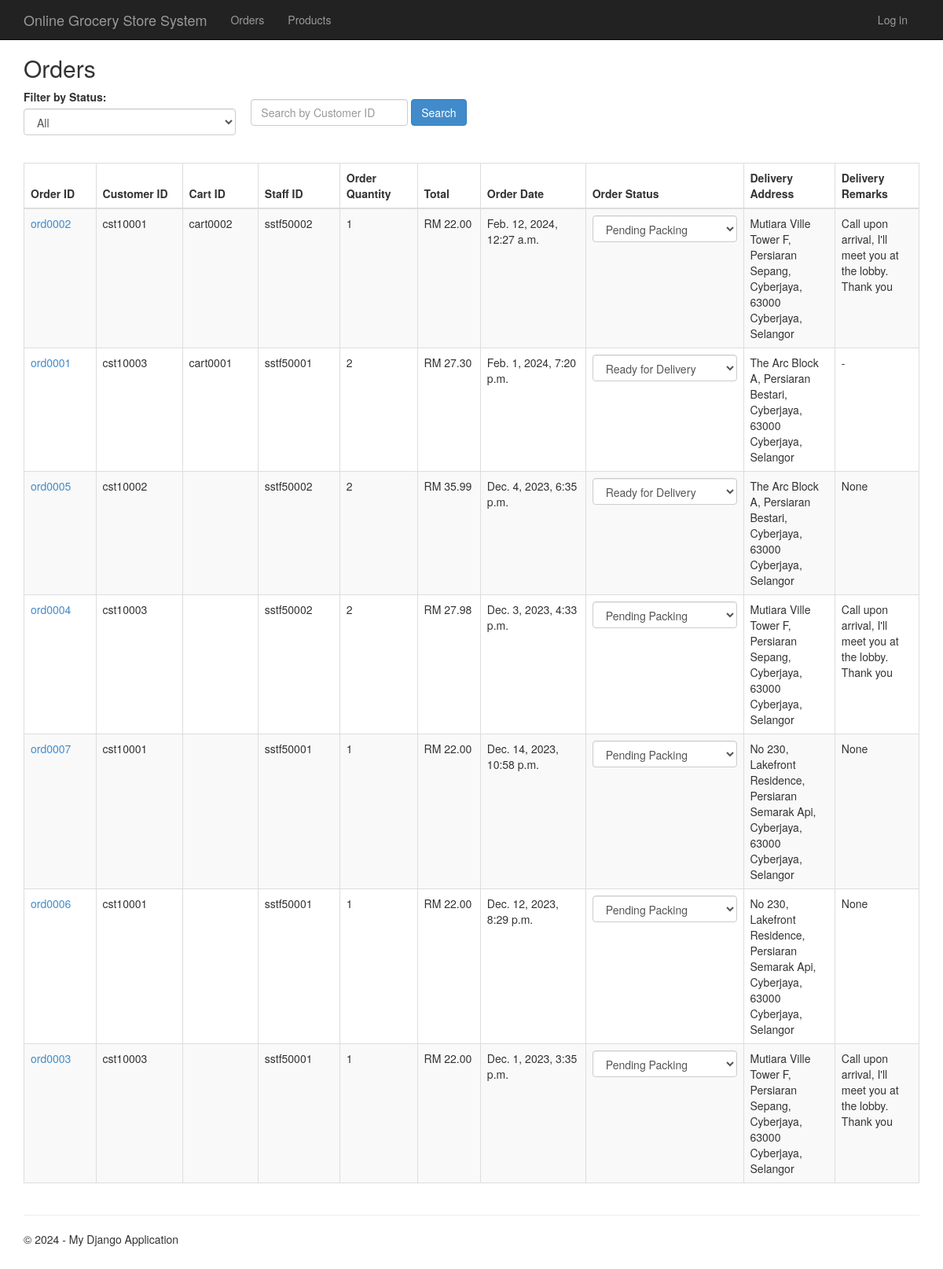
Screenshot of /sstf_checkorder/ with the database file from the repository.
### app/models.py (models this page shows, shortened)
class Order(models.Model):
    order_id = models.CharField(primary_key=True, max_length=10)
    customer = models.ForeignKey(User, on_delete=models.RESTRICT, related_name='customer_orders',to_field='username', limit_choices_to={'username__startswith': 'cst'})
    cart = models.ForeignKey(Cart, on_delete=models.RESTRICT, max_length=10)
    staff = models.ForeignKey(User, on_delete=models.RESTRICT, related_name='staff_orders',to_field='username', limit_choices_to={'username__startswith': 'sstf'})
    order_qty = models.IntegerField()
    order_amt = models.DecimalField(max_digits=5, decimal_places=2)
    order_date = models.DateTimeField()
    order_status = models.TextField()
    delivery_addr = models.TextField()
    delivery_remark = models.TextField(null=True, default=None, blank=True)

### viewproducts/models.py (models this page shows)
class Cart(models.Model):
    cart_id = models.CharField(primary_key=True, max_length=10)
    customer = models.ForeignKey(User, on_delete=models.RESTRICT, related_name='customer_carts',to_field='username', limit_choices_to={'username__startswith': 'cst'})
    cart_amt = models.DecimalField(max_digits=5, decimal_places=2)
    cart_qty = models.IntegerField()
    def __str__(self):
        return str(self.cart_id)

### sstf_checkorder/views.py (the view)
# urls.py: path('sstf_checkorder/', sstf_checkorder_views.order_view, name='order_view'),
def order_view(request):
    title = 'View Orders'
    year = datetime.now().year
    if 'search' in request.GET and request.GET['search']:
        search_query = request.GET['search']
        if not User.objects.filter(username=search_query).exists():
            messages.error(request, f'Customer with ID "{search_query}" does not exist.')
            orders = Order.objects.none()
        else:
            orders = Order.objects.filter(customer__username=search_query)
            order_status_filter = request.GET.get('order_status')
            if order_status_filter:
                orders = orders.filter(order_status=order_status_filter)
            if not orders.exists():
                messages.error(request, f'Customer with ID "{search_query}" has no orders.')
                orders = Order.objects.none()
    else:
        order_status_filter = request.GET.get('order_status')
        if order_status_filter:
            orders = Order.objects.filter(order_status=order_status_filter)
        else:
            orders = Order.objects.all().order_by('-order_date')
    context = {
        'year' : year,
        'orders' : orders,
        'title' : title,
    }
    return render(request, 'sstf_checkorder/sstf_checkorder.html', context)

### viewproducts/context_processors.py (called while the page is built)
def cart(request):
    return {'cart': Cart(request)}

### sstf_checkorder/templates/sstf_checkorder/sstf_checkorder.html (shortened to what this page needs)
{% extends "app/storestafflayout.html" %}
{% block content %}
<div class="d-flex justify-content-center row mt-3">
  <div class="col-md-12">
        <h2>Orders</h2>
        <form class="form-group" action="" method="GET">
            <div class="form-inline">
                <div class="form-group ml-auto" style="margin-right: 15px;">
                    <label for="order_status" class="mr-2">Filter by Status:</label>
                    <select name="order_status" class="form-control">
                        <option value="" {% if not request.GET.order_status %} selected {% endif %}>All</option>
                    </select>
                </div>
                <div class="form-group">
                    <input type="text" class="form-control" id="search" name="search" placeholder="Search by Customer ID" style="width: 200px;">
                </div>
                <button type="submit" class="btn btn-primary ml-2">Search</button>
            </div>
        </form>
        <br />
<div class="d-flex justify-content-center row">
    <div class="col-md-12">
        <div class="rounded">
            <div class="table-responsive table-borderless">
                <table class="table table-striped table-bordered">
                    <thead class="thead-dark">
                      <tr>
                        <th style="width: 50px;">Order ID</th>
                        <th style="width: 50px;">Customer ID</th>
                        <th style="width: 50px;">Cart ID</th>
                        <th style="width: 50px;">Staff ID</th>
                        <th style="width: 40px;">Order Quantity</th>
                        <th style="width: 60px;">Total</th>
                        <th style="width: 100px;">Order Date</th>
                        <th style="width: 150px; word-wrap: break-word;">Order Status</th>
                        <th style="width: 80px; word-wrap: break-word;">Delivery Address</th>
                        <th style="width: 80px;">Delivery Remarks</th>
                      </tr>
                    </thead>
                    <tbody>
                      {% if filtered_orders %}
                        {% for order in filtered_orders %}
                          <tr>
                            <td><a href="{% url 'order_items_view' order_id=order.order_id %}">{{ order.order_id }}</a></td>
                            <td>{{ order.customer.username }}</td>
                            <td>{{ order.cart }}</td>
                            <td>{{ order.staff.username }}</td>
                            <td>{{ order.order_qty }}</td>
                            <td>RM {{ order.order_amt }}</td>
                            <td>{{ order.order_date }}</td>
                            <td>
                            <form method="post" action="{% url 'update_order_status' order.order_id %}">
                              {% csrf_token %}
                              <select name="order_status" class="form-control" onchange="this.form.submit()">
                                <option value="Pending Packing" {% if order.order_status == 'Pending Packing' %} selected {% endif %}>Pending Packing</option>
                                <option value="Ready for Delivery" {% if order.order_status == 'Ready for Delivery' %} selected {% endif %}>Ready for Delivery</option>
                                <option value="Canceled" {% if order.order_status == 'Canceled' %} selected {% endif %}>Canceled</option>
                              </select>
                            </form>
                            </td>
                            <td style="word-wrap: break-word;">{{ order.delivery_addr }}</td>
                            <td>{{ order.delivery_remark }}</td>
                          </tr>
                        {% endfor %}
                      {% else %}
                        {% if search_query %}
                          <tr>
                            <td colspan="10">No orders found for customer with ID "{{ search_query }}"</td>
                          </tr>
                        {% else %}
                          {% for order in orders %}
                            <tr>
                                <td><a href="{% url 'order_items_view' order_id=order.order_id %}">{{ order.order_id }}</a></td>
                                <td>{{ order.customer.username }}</td>
                                <td>{{ order.cart }}</td>
                                <td>{{ order.staff.username }}</td>
                                <td>{{ order.order_qty }}</td>
                                <td>RM {{ order.order_amt }}</td>
                                <td>{{ order.order_date }}</td>
                                <td>
                                <form method="post" action="{% url 'update_order_status' order.order_id %}">
                                  <select name="order_status" class="form-control" onchange="this.form.submit()">
                                    <option value="Pending Packing" {% if order.order_status == 'Pending Packing' %} selected {% endif %}>Pending Packing</option>
                                    <option value="Ready for Delivery" {% if order.order_status == 'Ready for Delivery' %} selected {% endif %}>Ready for Delivery</option>
                                  </select>
                                </form>
                                </td>
                                <td>{{ order.delivery_addr }}</td>
                                <td>{{ order.delivery_remark }}</td>
                            </tr>
                          {% endfor %}
                        {% endif %}
                      {% endif %}
                    </tbody>
                  </table>
            </div>
        </div>
    </div>
</div>
{% endblock %}

### app/static/app/content/site.css (style rules this page uses)
body { padding-top: 50px; padding-bottom: 20px; }
input, select, textarea { max-width: 280px; }

### rows the page displays
Order: order_id "ord0002", customer.username "cst10001", cart "cart0002", staff.username "sstf50002", order_qty "1", order_amt "22.00", order_date "Feb. 12, 2024, 12:27 a.m.", order_status "Pending Packing", delivery_addr "Mutiara Ville Tower F, Persiaran Sepang, Cyberjaya, 63000 Cyberjaya, Selangor", delivery_remark "Call upon arrival, I'll meet you at the lobby. Thank you"
Order: order_id "ord0001", customer.username "cst10003", cart "cart0001", staff.username "sstf50001", order_qty "2", order_amt "27.30", order_date "Feb. 1, 2024, 7:20 p.m.", order_status "Ready for Delivery", delivery_addr "The Arc Block A, Persiaran Bestari, Cyberjaya, 63000 Cyberjaya, Selangor", delivery_remark "-"
Order: order_id "ord0005", customer.username "cst10002", staff.username "sstf50002", order_qty "2", order_amt "35.99", order_date "Dec. 4, 2023, 6:35 p.m.", order_status "Ready for Delivery", delivery_addr "The Arc Block A, Persiaran Bestari, Cyberjaya, 63000 Cyberjaya, Selangor", delivery_remark "None"
Order: order_id "ord0004", customer.username "cst10003", staff.username "sstf50002", order_qty "2", order_amt "27.98", order_date "Dec. 3, 2023, 4:33 p.m.", delivery_addr "Mutiara Ville Tower F, Persiaran Sepang, Cyberjaya, 63000 Cyberjaya, Selangor", delivery_remark "Call upon arrival, I'll meet you at the lobby. Thank you"
Order: order_id "ord0007", customer.username "cst10001", staff.username "sstf50001", order_qty "1", order_amt "22.00", order_date "Dec. 14, 2023, 10:58 p.m.", order_status "Pending Packing", delivery_addr "No 230, Lakefront Residence, Persiaran Semarak Api, Cyberjaya, 63000 Cyberjaya, Selangor", delivery_remark "None"
Order: order_id "ord0006", customer.username "cst10001", staff.username "sstf50001", order_qty "1", order_amt "22.00", order_date "Dec. 12, 2023, 8:29 p.m.", order_status "Pending Packing", delivery_addr "No 230, Lakefront Residence, Persiaran Semarak Api, Cyberjaya, 63000 Cyberjaya, Selangor", delivery_remark "None"
Order: order_id "ord0003", customer.username "cst10003", staff.username "sstf50001", order_qty "1", order_amt "22.00", order_date "Dec. 1, 2023, 3:35 p.m.", delivery_addr "Mutiara Ville Tower F, Persiaran Sepang, Cyberjaya, 63000 Cyberjaya, Selangor", delivery_remark "Call upon arrival, I'll meet you at the lobby. Thank you"
